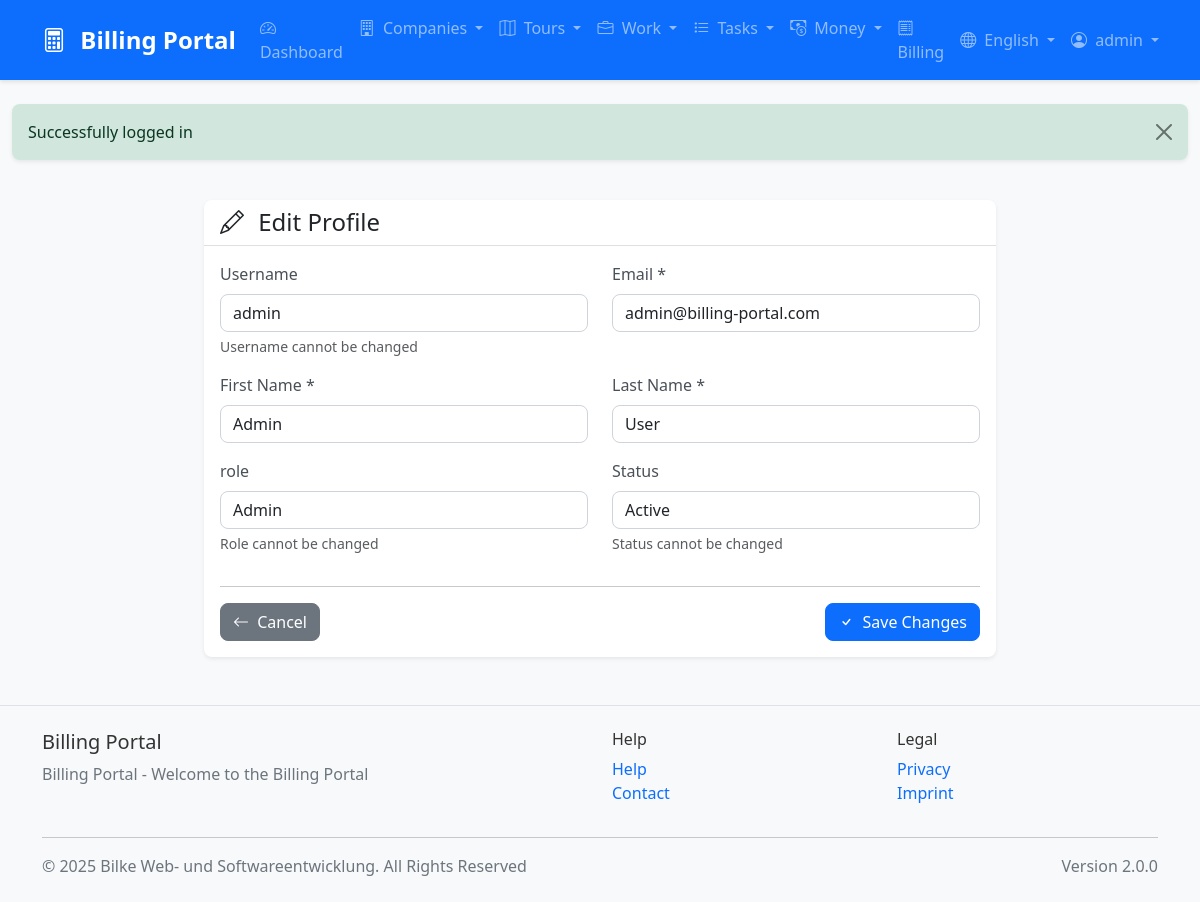
/profile/edit (signed in), run on the app's committed database.
### tables this page shows
CREATE TABLE users (
    id INT AUTO_INCREMENT PRIMARY KEY,
    username VARCHAR(50) UNIQUE NOT NULL,
    email VARCHAR(100) UNIQUE NOT NULL,
    password VARCHAR(255) NOT NULL,
    first_name VARCHAR(50),
    last_name VARCHAR(50),
    role ENUM('admin', 'manager', 'user') DEFAULT 'user',
    domain VARCHAR(100),
    status ENUM('active', 'inactive', 'suspended') DEFAULT 'active',
    last_login DATETIME,
    created_at TIMESTAMP DEFAULT CURRENT_TIMESTAMP,
    updated_at TIMESTAMP DEFAULT CURRENT_TIMESTAMP ON UPDATE CURRENT_TIMESTAMP,
    INDEX idx_username (username),
    INDEX idx_email (email),
    INDEX idx_domain (domain),
    INDEX idx_status (status)
);

### templates/profile/edit.php (the view, shortened to what the rows shown need)
<?php include __DIR__ . '/../layout/header.php'; ?>
<div class="row">
    <div class="col-md-8 mx-auto">
        <div class="card">
            <div class="card-body">
                <form method="POST" action="/profile/edit">
                    <div class="row">
                        <div class="col-md-6">
                            <div class="mb-3">
                                <label for="username" class="form-label"><?= $localization->get('username') ?></label>
                                <input type="text" class="form-control" id="username" value="<?= htmlspecialchars($user['username']) ?>" readonly>
                                <div class="form-text"><?= $localization->get('username_cannot_be_changed') ?></div>
                            </div>
                        </div>
                        <div class="col-md-6">
                            <div class="mb-3">
                                <label for="email" class="form-label"><?= $localization->get('email') ?> *</label>
                                <input type="email" class="form-control" id="email" name="email" value="<?= htmlspecialchars($user['email']) ?>" required>
                            </div>
                        </div>
                    </div>
                    <div class="row">
                        <div class="col-md-6">
                            <div class="mb-3">
                                <label for="first_name" class="form-label"><?= $localization->get('first_name') ?> *</label>
                                <input type="text" class="form-control" id="first_name" name="first_name" value="<?= htmlspecialchars($user['first_name']) ?>" required>
                            </div>
                        </div>
                        <div class="col-md-6">
                            <div class="mb-3">
                                <label for="last_name" class="form-label"><?= $localization->get('last_name') ?> *</label>
                                <input type="text" class="form-control" id="last_name" name="last_name" value="<?= htmlspecialchars($user['last_name']) ?>" required>
                            </div>
                        </div>
                    </div>
                    <div class="row">
                        <div class="col-md-6">
                            <div class="mb-3">
                                <label for="role" class="form-label"><?= $localization->get('role') ?></label>
                                <input type="text" class="form-control" id="role" value="<?= ucfirst($user['role']) ?>" readonly>
                                <div class="form-text"><?= $localization->get('role_cannot_be_changed') ?></div>
                            </div>
                        </div>
                        <div class="col-md-6">
                            <div class="mb-3">
                                <label for="status" class="form-label"><?= $localization->get('status') ?></label>
                                <input type="text" class="form-control" id="status" value="<?= ucfirst($user['status']) ?>" readonly>
                                <div class="form-text"><?= $localization->get('status_cannot_be_changed') ?></div>
                            </div>
                        </div>
                    </div>
                </form>
            </div>
        </div>
    </div>
</div>
<?php include __DIR__ . '/../layout/footer.php'; ?>

### data on the page
users: username "admin", email "admin@billing-portal.com", first_name "Admin", last_name "User", role "Admin", status "Active"

### other printed values
$localization->get('app_name') "Billing Portal"
$localization->get('nav_dashboard') "Dashboard"
$localization->get('nav_company') "Companies"
$localization->get('nav_tours') "Tours"
$localization->get('nav_work') "Work"
$localization->get('nav_tasks') "Tasks"
$localization->get('nav_money') "Money"
$localization->get('nav_billing') "Billing"
$localization->getLocaleName($locale) "English"
$session->getUsername() "admin"
$session->getFlash('success') "Successfully logged in"
$localization->get('edit') "Edit"
$localization->get('profile') "Profile"
$localization->get('username') "Username"
$localization->get('username_cannot_be_changed') "Username cannot be changed"
